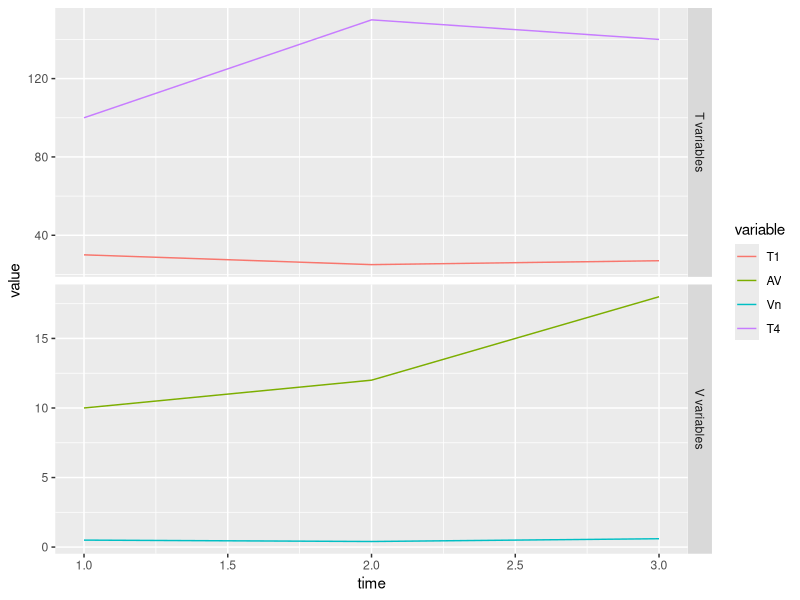
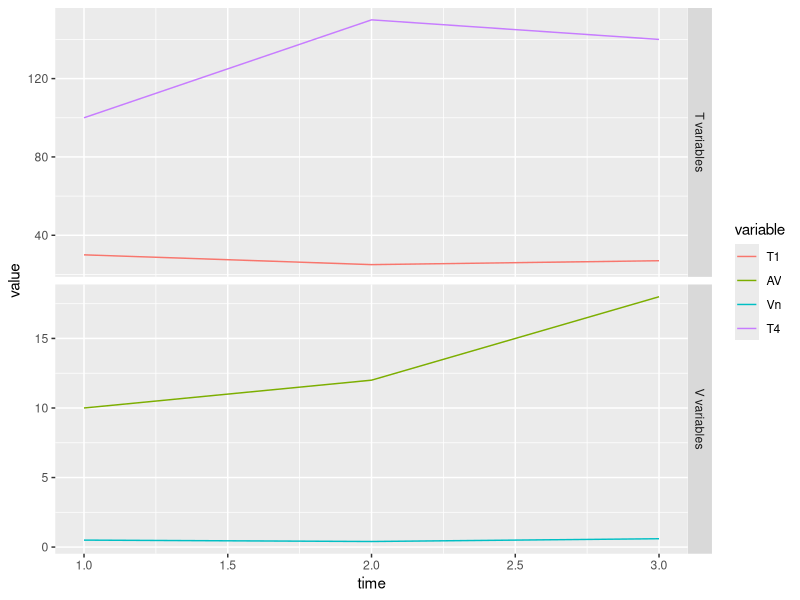
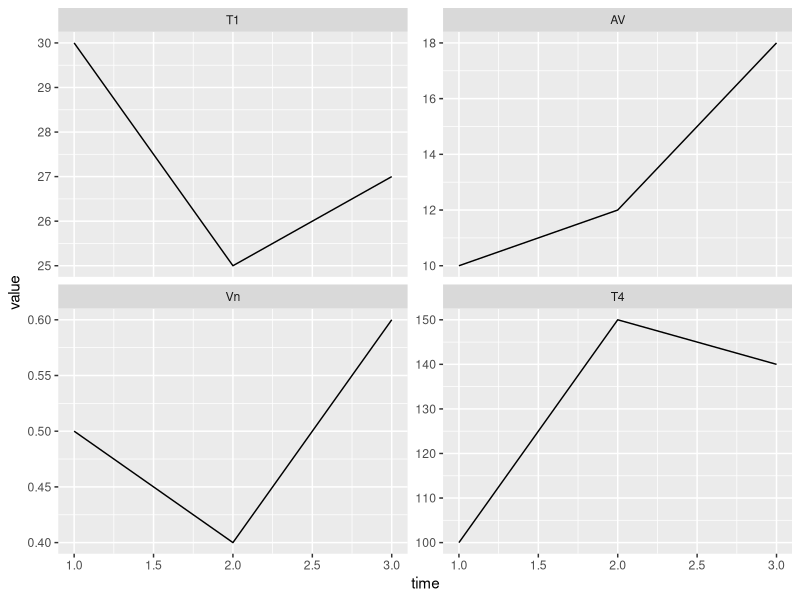

Write R code to recreate these figures, in order.
#questions/comments to: Alice Parkes, parkes.alice@uqam.ca 514-987-3000, ext 1463
#2016-03-17
#this script makes a 2-panel biplot
#it plots several variables in 2 panels (or "facets"), one on top of the other, with a shared x-axis and the possibly of different y-axes
#STEP 1: import the data from a csv file in wide format
#time T1  AV   Vn   T4
#1    30  10   0.5  100
#2    25  12   0.4  150
#3    27  18   0.6  140

#STEP 2: "melt" the data into long format
#time variable value
#1    T1       30
#2    T1       25
#3    T1       27
#1    AV       10
#2    AV       12
#3    AV       18
#1    Vn       0.5
#2    Vn       0.4
#3    Vn       0.6
#1    T4       100
#2    T4       150
#3    T4       140

#STEP 3: add a column to indicate in which panel the data will be plotted
#time variable value  panel
#1    T1       30     T variables
#2    T1       25     T variables
#3    T1       27     T variables
#1    AV       10     V variables
#2    AV       12     V variables
#3    AV       18     V variables
#1    Vn       0.5    V variables
#2    Vn       0.4    V variables
#3    Vn       0.6    V variables
#1    T4       100    T variables
#2    T4       150    T variables
#3    T4       140    T variables

#STEP 4: plot with ggplot and facet_grid and save a jpg of the plot


setwd("/Users/aliceparkes/Documents/CarBBAS/R")
library(reshape)
library(ggplot2)

#STEP 1: import the data from a csv file with headers in wide format and examine it
GRIL <- read.table("2panelplotdata.csv", header=TRUE, sep=",", strip.white=TRUE)
str(GRIL)
dim(GRIL)

#STEP 2: "melt" the data into long format
GRIL.long <- melt(GRIL, id="time", variable_name="variable")
str(GRIL.long)
head(GRIL.long)
tail(GRIL.long)

#STEP 3: add a column to indicate in which panel the data will be plotted. There are many ways to build this categorical column. I just copied the variable name column, then assigned the panel based on the contents of the name.
#first copy variable name column
GRIL.long$panel <- GRIL.long$variable
#then substitute variable names that start with "T" with the label "T variables" or whatever you want (it will appear beside the panel in the graph)
#use the wildcard ".*" after the T
GRIL.long$panel <- gsub("T.*", "T variables", GRIL.long$panel)
#then substitute variable names that contain a "V" with the label "V variables" or whatever you want (it will appear beside the panel in the graph)
#use the wildcard ".*" before and after the V
GRIL.long$panel <- gsub(".*V.*", "V variables", GRIL.long$panel)
str(GRIL.long)
#check that every value was assigned a panel for plotting, using a frequency table
table(GRIL.long$panel)
#T variables V variables 
#          6           6 
#the panels will be in alphabetical order based on the panel label

#STEP 4: plot with ggplot and facets and save a jpg of the plot
#the "panel~." separates the data into facets according to the indication in the column called "panel"
#the scales="free_y" lets R use y-axes of different scales for each panel, so that they are appropriate for the range of values being plotted
#drop=FALSE means plot the variable even if there are no values for that variable (missing data) so you will see the variable listed in the legend, but no data will be plotted
p1 <- ggplot(data=GRIL.long, aes(x=time, y=value)) + geom_line(aes(colour=variable))
p1 + facet_grid(panel~., scales="free_y", drop=FALSE)

#save a jpg of the 2-panel plot
jpeg("2panelplot.jpg")
p1 <- ggplot(data=GRIL.long, aes(x=time, y=value)) + geom_line(aes(colour=variable))
p1 + facet_grid(panel~., scales="free_y", drop=FALSE)
dev.off()
#graphics.off() closes all open graphics, dev.off() closes only the last one open

#replacing "panel~." with "~variable", will make each variable appear in a separate panel
#if you have many variables, the panels (facets) will wrap and you can decide how many rows of panels, eg. with 40 variables, nrow=4 will make 4 rows of 10 panels each
jpeg("2panelplot_4panels.jpg")
p1 <- ggplot(data=GRIL.long, aes(x=time, y=value)) + geom_line()
p1 + facet_wrap(~variable, scales="free_y", drop=FALSE, nrow=2)
dev.off()
